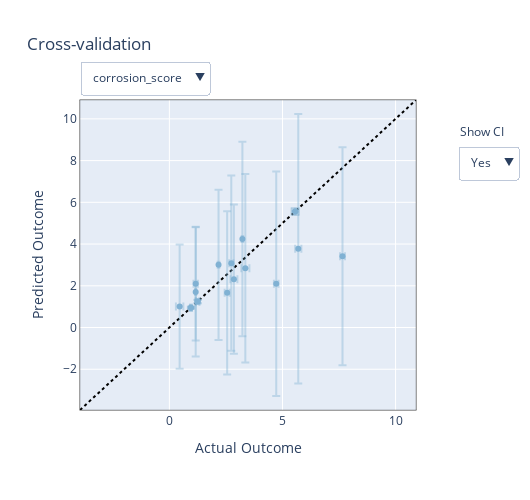

Here is the notebook cell this chart was saved with:
### Code cell
from ax.modelbridge.cross_validation import cross_validate
from ax.plot.diagnostic import interact_cross_validation

model = ax_client.generation_strategy.model
cv_results = cross_validate(model)
render(interact_cross_validation(cv_results))

### Figure 1 — Plotly figure (JSON) as saved in the notebook; plotly's stock layout.template omitted (floating-point values rounded to 4 significant figures)
{"data": [{"hoverinfo": "none", "line": {"color": "black", "dash": "dot", "width": 2}, "mode": "lines", "showlegend": false, "type": "scatter", "visible": true, "x": [-3.952, 10.9], "y": [-3.952, 10.9]}, {"error_x": {"array": [0.09697, 0.09433, 0.03916, 0.1098, 0.1804, 0.02366, 0.03166, 0.1611, 0.03103, 0.1551, 0.03875, 0.04354, 0.1366, 0.1018, 0.111, 0.1642, 0.08662, 0.07613], "color": "rgba(128,177,211,0.4)", "type": "data"}, "error_y": {"array": [2.726, 4.2, 3.6, 5.225, 4.517, 3.095, 0.161, 0.03167, 4.657, 3.575, 0.04508, 0.04063, 6.458, 5.375, 3.908, 2.978, 0.07742, 0.08754], "color": "rgba(128,177,211,0.4)", "type": "data"}, "hoverinfo": "text", "marker": {"color": "rgba(128,177,211,1)"}, "mode": "markers", "name": "In-sample", "showlegend": true, "text": ["<b>Arm 0_0</b><br><br>Actual Outcome: 1.164 [1.067, 1.261]<br>Predicted Outcome: 2.102 [-0.624, 4.828]<br><br><em>Parameterization:</em><br>x1: 0.46203490160405636<br>x2: 0.1405540555715561<br>x3: 0.12007084302604198<br>x5: 7.49138588104397", "<b>Arm 1_0</b><br><br>Actual Outcome: 2.737 [2.643, 2.831]<br>Predicted Outcome: 3.082 [-1.118, 7.281]<br><br><em>Parameterization:</em><br>x1: 0.6811950104311109<br>x2: 0.08317248616367579<br>x3: 0.14701138995587826<br>x5: 2.201754858437926", "<b>Arm 2_0</b><br><br>Actual Outcome: 2.173 [2.134, 2.212]<br>Predicted Outcome: 3.007 [-0.593, 6.607]<br><br><em>Parameterization:</em><br>x1: 0.5404942771419883<br>x2: 0.28639009688049555<br>x3: 0.10651267971843481<br>x5: 3.1507322339341046", "<b>Arm 3_0</b><br><br>Actual Outcome: 7.654 [7.544, 7.764]<br>Predicted Outcome: 3.416 [-1.809, 8.641]<br><br><em>Parameterization:</em><br>x1: 0.17495027277618647<br>x2: 0.007729803211987019<br>x3: 0.0571193927899003<br>x5: 9.218316878192127", "<b>Arm 4_0</b><br><br>Actual Outcome: 3.357 [3.177, 3.538]<br>Predicted Outcome: 2.838 [-1.679, 7.354]<br><br><em>Parameterization:</em><br>x1: 0.2820521341636777<br>x2: 0.12209852878004313<br>x3: 0.23468931019306183<br>x5: 3.671897889301181", "<b>Arm 5_0</b><br><br>Actual Outcome: 1.163 [1.139, 1.186]<br>Predicted Outcome: 1.707 [-1.388, 4.803]<br><br><em>Parameterization:</em><br>x1: 0.36996550764888525<br>x2: 0.35753058083355427<br>x3: 0.2686848407611251<br>x5: 7.204235409293323", "<b>Arm 6_0</b><br><br>Actual Outcome: 5.56 [5.529, 5.592]<br>Predicted Outcome: 5.557 [5.396, 5.718]<br><br><em>Parameterization:</em><br>x1: 0.9999999999999886<br>x2: 0.0<br>x3: 1.2886717519318773e-14<br>x5: 6.657871762887141", "<b>Arm 7_0</b><br><br>Actual Outcome: 5.56 [5.399, 5.721]<br>Predicted Outcome: 5.56 [5.529, 5.592]<br><br><em>Parameterization:</em><br>x1: 1.0<br>x2: 5.879023101716506e-16<br>x3: 8.221970846891384e-16<br>x5: 6.658104954751326", "<b>Arm 8_0</b><br><br>Actual Outcome: 3.228 [3.197, 3.259]<br>Predicted Outcome: 4.24 [-0.417, 8.897]<br><br><em>Parameterization:</em><br>x1: 0.5000000000004156<br>x2: 0.0<br>x3: 0.5000000000021749<br>x5: 9.999999999999234", "<b>Arm 9_0</b><br><br>Actual Outcome: 2.851 [2.696, 3.006]<br>Predicted Outcome: 2.316 [-1.259, 5.891]<br><br><em>Parameterization:</em><br>x1: 0.49999999999999983<br>x2: 2.9442422767142952e-15<br>x3: 0.5000000000000115<br>x5: 7.195932963944851", "<b>Arm 10_0</b><br><br>Actual Outcome: 0.954 [0.915, 0.993]<br>Predicted Outcome: 0.952 [0.907, 0.997]<br><br><em>Parameterization:</em><br>x1: 0.4244838630578679<br>x2: 0.42448386306381597<br>x3: 2.1289729987226923e-11<br>x5: 7.339947666832862", "<b>Arm 11_0</b><br><br>Actual Outcome: 0.951 [0.907, 0.994]<br>Predicted Outcome: 0.953 [0.912, 0.994]<br><br><em>Parameterization:</em><br>x1: 0.4245136618061755<br>x2: 0.42451366180615974<br>x3: 0.0<br>x5: 7.345265540626473", "<b>Arm 12_0</b><br><br>Actual Outcome: 5.698 [5.561, 5.835]<br>Predicted Outcome: 3.77 [-2.688, 10.228]<br><br><em>Parameterization:</em><br>x1: 0.4262126487368945<br>x2: 8.147112918011196e-16<br>x3: 4.376823862696568e-15<br>x5: 0.1000000000000202", "<b>Arm 13_0</b><br><br>Actual Outcome: 4.724 [4.622, 4.826]<br>Predicted Outcome: 2.098 [-3.277, 7.473]<br><br><em>Parameterization:</em><br>x1: 0.5000000000012181<br>x2: 0.5000000000106196<br>x3: 0.0<br>x5: 10.0", "<b>Arm 14_0</b><br><br>Actual Outcome: 2.555 [2.444, 2.666]<br>Predicted Outcome: 1.663 [-2.245, 5.571]<br><br><em>Parameterization:</em><br>x1: 0.42085294074668167<br>x2: 0.3440857934253744<br>x3: 0.0<br>x5: 5.928959908522031", "<b>Arm 15_0</b><br><br>Actual Outcome: 0.453 [0.289, 0.617]<br>Predicted Outcome: 1.004 [-1.974, 3.981]<br><br><em>Parameterization:</em><br>x1: 0.6191508786933483<br>x2: 0.23051694149204408<br>x3: 0.1503321798146068<br>x5: 7.898638178540372", "<b>Arm 16_0</b><br><br>Actual Outcome: 1.248 [1.161, 1.334]<br>Predicted Outcome: 1.246 [1.169, 1.324]<br><br><em>Parameterization:</em><br>x1: 0.8194301997175271<br>x2: 0.18056980028249606<br>x3: 2.299616162607646e-15<br>x5: 8.956439436443388", "<b>Arm 17_0</b><br><br>Actual Outcome: 1.244 [1.167, 1.320]<br>Predicted Outcome: 1.245 [1.158, 1.333]<br><br><em>Parameterization:</em><br>x1: 0.8193333945709272<br>x2: 0.18066660542907836<br>x3: 0.0<br>x5: 8.951647627618732"], "type": "scatter", "visible": true, "x": [1.164, 2.737, 2.173, 7.654, 3.357, 1.163, 5.56, 5.56, 3.228, 2.851, 0.9538, 0.9508, 5.698, 4.724, 2.555, 0.4532, 1.248, 1.244], "y": [2.102, 3.082, 3.007, 3.416, 2.838, 1.707, 5.557, 5.56, 4.24, 2.316, 0.9522, 0.9529, 3.77, 2.098, 1.663, 1.004, 1.246, 1.245]}], "layout": {"annotations": [{"showarrow": false, "text": "Show CI", "x": 1.125, "xanchor": "left", "xref": "paper", "y": 0.9, "yanchor": "middle", "yref": "paper"}], "height": 500, "hovermode": "closest", "margin": {"b": 90}, "showlegend": false, "title": {"text": "Cross-validation"}, "updatemenus": [{"buttons": [{"args": [{"visible": [true, true]}, {"xaxis.range": [-3.952, 10.9], "yaxis.range": [-3.952, 10.9]}], "label": "corrosion_score", "method": "update"}], "x": 0, "xanchor": "left", "y": 1.125, "yanchor": "top"}, {"buttons": [{"args": [{"error_x.thickness": 2, "error_x.width": 4, "error_y.thickness": 2, "error_y.width": 4}], "label": "Yes", "method": "restyle"}, {"args": [{"error_x.thickness": 0, "error_x.width": 0, "error_y.thickness": 0, "error_y.width": 0}], "label": "No", "method": "restyle"}], "x": 1.125, "xanchor": "left", "y": 0.8, "yanchor": "middle"}], "width": 530, "xaxis": {"linecolor": "black", "linewidth": 0.5, "mirror": true, "range": [-3.952, 10.9], "title": {"text": "Actual Outcome"}, "zeroline": false}, "yaxis": {"linecolor": "black", "linewidth": 0.5, "mirror": true, "range": [-3.952, 10.9], "title": {"text": "Predicted Outcome"}, "zeroline": false}}}
